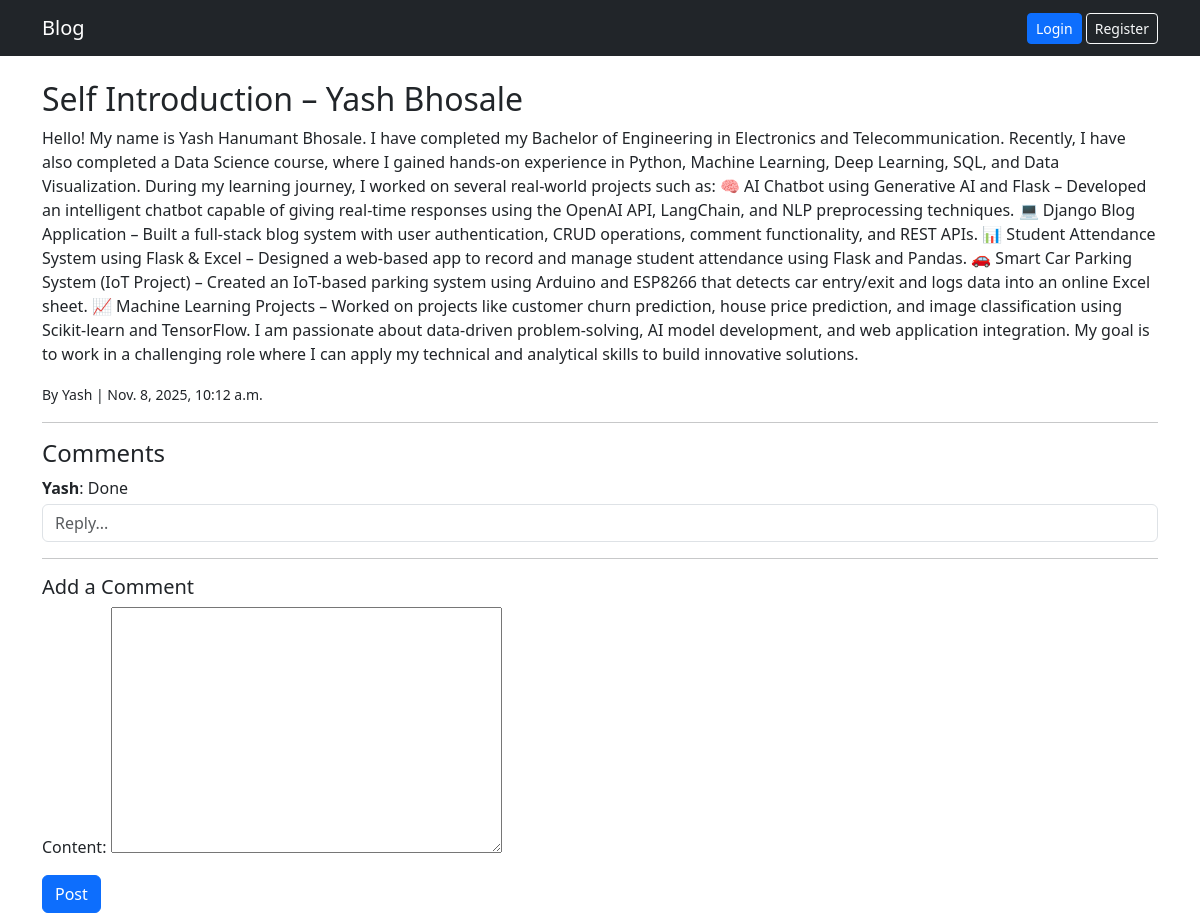
The app's page /post/1/ with its own data.
### blog/models.py (models this page shows, shortened)
class Post(models.Model):
    title = models.CharField(max_length=200)
    content = models.TextField()
    author = models.ForeignKey(User, on_delete=models.CASCADE)
    created_at = models.DateTimeField(default=timezone.now)
    updated_at = models.DateTimeField(auto_now=True)

class Comment(models.Model):
    post = models.ForeignKey(Post, on_delete=models.CASCADE, related_name='comments')
    user = models.ForeignKey(User, on_delete=models.CASCADE)
    content = models.TextField()
    parent = models.ForeignKey('self', null=True, blank=True, on_delete=models.CASCADE, related_name='replies')
    created_at = models.DateTimeField(default=timezone.now)

### blog/views.py (the view)
# urls.py: path('post/<int:pk>/', views.post_detail, name='post_detail'),
def post_detail(request, pk):
    post = get_object_or_404(Post, pk=pk)
    comments = post.comments.filter(parent__isnull=True)
    comment_form = CommentForm()
    return render(request, 'blog/post_detail.html', {'post': post, 'comments': comments, 'comment_form': comment_form})

### blog/forms.py
class CommentForm(forms.ModelForm):
    class Meta:
        model = Comment
        fields = ['content']

### blog/templates/blog/post_detail.html (shortened to what this page needs)
{% extends 'blog/base.html' %}
{% block content %}
<h2>{{ post.title }}</h2>
<p>{{ post.content }}</p>
<p><small>By {{ post.author.username }} | {{ post.created_at }}</small></p>
<hr>
<h4>Comments</h4>
{% for comment in comments %}
<div class="mb-2">
  <b>{{ comment.user.username }}</b>: {{ comment.content }}
  <form method="post" action="{% url 'add_comment' post.id %}">
    <input type="text" name="content" placeholder="Reply..." class="form-control mt-1">
  </form>
</div>
{% empty %}
<p>No comments yet.</p>
{% endfor %}
<hr>
<h5>Add a Comment</h5>
<form method="post" action="{% url 'add_comment' post.id %}">
  {{ comment_form.as_p }}
  <button type="submit" class="btn btn-primary">Post</button>
</form>
{% endblock %}

### blog/templates/blog/base.html (shortened to what this page needs)
<!DOCTYPE html>
<html>
<head>
  <link href="https://cdn.jsdelivr.net/npm/bootstrap@5.3.2/dist/css/bootstrap.min.css" rel="stylesheet">
</head>
<body>
<nav class="navbar navbar-dark bg-dark navbar-expand-lg">
  <div class="container">
    <a class="navbar-brand" href="/">Blog</a>
    <div>
      {% if user.is_authenticated %}
        <a href="{% url 'post_create' %}" class="btn btn-success btn-sm">New Post</a>
        <a href="{% url 'logout' %}" class="btn btn-danger btn-sm">Logout</a>
      {% else %}
        <a href="{% url 'login' %}" class="btn btn-primary btn-sm">Login</a>
        <a href="{% url 'register' %}" class="btn btn-outline-light btn-sm">Register</a>
      {% endif %}
    </div>
  </div>
</nav>
<div class="container mt-4">
  {% block content %}{% endblock %}
</div>
</body>
</html>

### records on screen
Post: title "Self Introduction – Yash Bhosale", content "Hello! My name is Yash Hanumant Bhosale. I have completed my Bachelor of Engineering in Electronics and Telecommunication. Recently, I have also completed a Data Science course, where I gained hands-on experience in Python, Machine Learning, Deep Learning, SQL, and Data Visualization. During my learning journey, I worked on several real-world projects such as: 🧠 AI Chatbot using Generative AI and Flask – Developed an intelligent chatbot capable of giving real-time responses using the OpenAI API, LangChain, and NLP preprocessing techniques. 💻 Django Blog Application – Built a full-stack blog system with user authentication, CRUD operations, comment functionality, and REST APIs. 📊 Student…", author.username "Yash", created_at "Nov. 8, 2025, 10:12 a.m."
Comment: user.username "Yash", content "Done"
